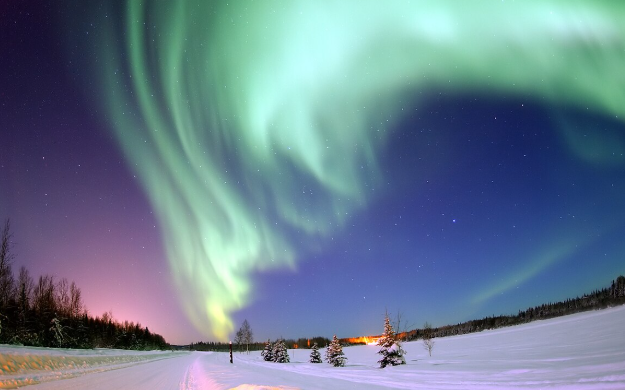
#> input picture Midterm Presentation/images/aurora1.png, 625 x 390 px, found by its file name
$ python texture_histogram.py
#> lines starting #> are read from the running program, lines starting #| are printed output that depends on the picture
from skimage.feature import local_binary_pattern
import numpy as np
import cv2
import matplotlib.pyplot as plt

image1 = cv2.imread('images/aurora1.png', cv2.IMREAD_GRAYSCALE)
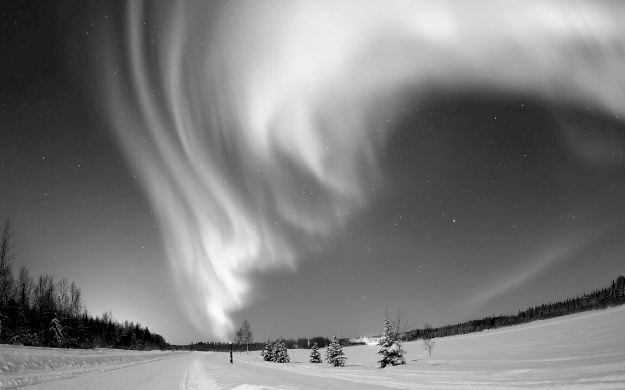
#> image1: shape (390, 625); min 0, max 253, mean 123.7
image2 = cv2.flip(image1, -1)
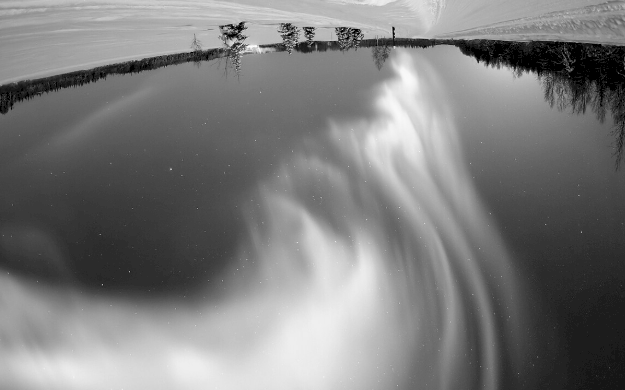
#> image2: shape (390, 625); min 0, max 253, mean 123.7

radius = 3
n_points = 8 * radius
METHOD = 'uniform'

lbp1 = local_binary_pattern(image1, n_points, radius, METHOD)
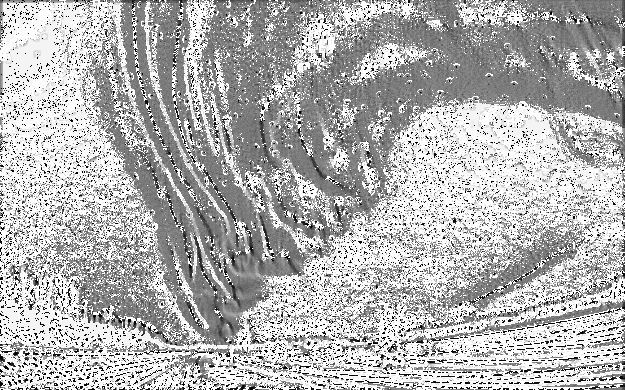
#> lbp1: shape (390, 625) float64; min 0, max 25, mean 17.5; drawn with min black and max white
lbp2 = local_binary_pattern(image2, n_points, radius, METHOD)
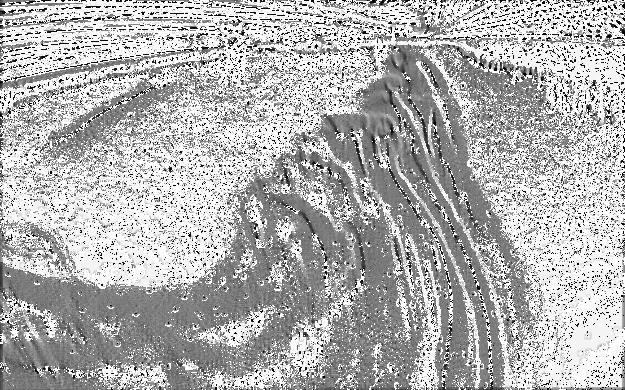
#> lbp2: shape (390, 625) float64; min 0, max 25, mean 17.5; drawn with min black and max white


n_bins = n_points + 2

hist1 = np.histogram(lbp1.ravel(), bins=n_bins, range=(0, n_bins))[0]
#> hist1 = 26 values, max 81699 at index 25, min 1293 at index 4, mean 9375
hist2 = np.histogram(lbp2.ravel(), bins=n_bins, range=(0, n_bins))[0]
#> hist2 = 26 values, max 81714 at index 25, min 1300 at index 4, mean 9375

hist1 = hist1 / hist1.sum()
#> hist1 = 26 values, max 0.335 at index 25, min 0.0053 at index 4, mean 0.0385
hist2 = hist2 / hist2.sum()
#> hist2 = 26 values, max 0.335 at index 25, min 0.00533 at index 4, mean 0.0385

intersection = np.minimum(hist1, hist2)
#> intersection = 26 values, max 0.335 at index 25, min 0.0053 at index 4, mean 0.0384
intersection_score = intersection.sum()
#> intersection_score = 1
print(f'LBP Intersection Score: {intersection_score:.3f}')
#| LBP Intersection Score: 1.000

plt.figure(figsize=(12, 8))

plt.subplot(2, 2, 1)
plt.imshow(cv2.cvtColor(image1, cv2.COLOR_BGR2RGB))
plt.title("Original Image")
plt.axis("off")

plt.subplot(2, 2, 2)
plt.imshow(cv2.cvtColor(image2, cv2.COLOR_BGR2RGB))
plt.title("Flipped Image")
plt.axis("off")

plt.subplot(2, 1, 2)
plt.plot(hist1, color='black', label='Image 1')
plt.plot(hist2, color='gray', label='Image 2')
plt.fill_between(range(n_bins), intersection, color='blue', alpha=0.3,
                 label=f'Intersection = {intersection_score:.3f}')
plt.xlabel("LBP Code")
plt.ylabel("Normalized Frequency")
plt.title("uDRLBP Histogram Overlap")
plt.legend()
plt.show()
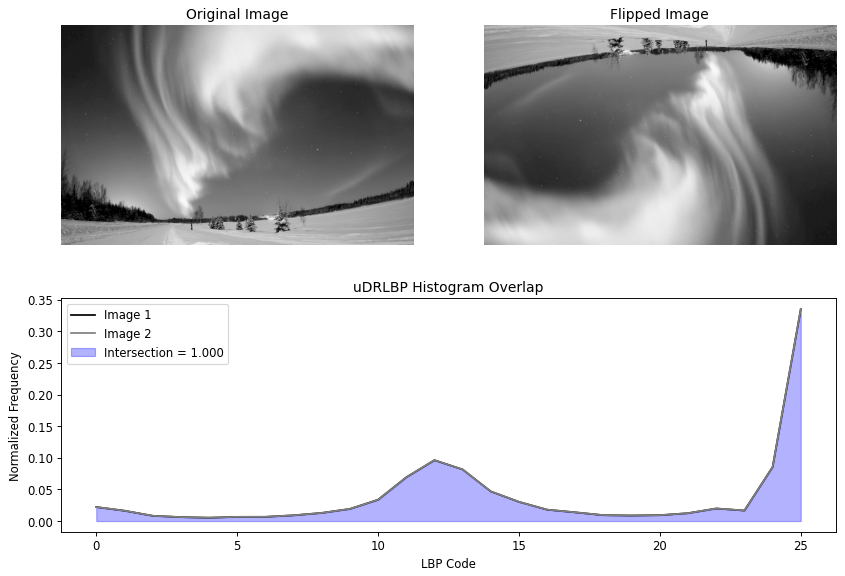
#> figure drawn by matplotlib, 3 panels; panel 3: curve peaks at x = 25, y = 0.335; panel 3: curve peaks at x = 25, y = 0.335

$ run again, with Midterm Presentation/images/aurora2.png copied over Midterm Presentation/images/aurora1.png
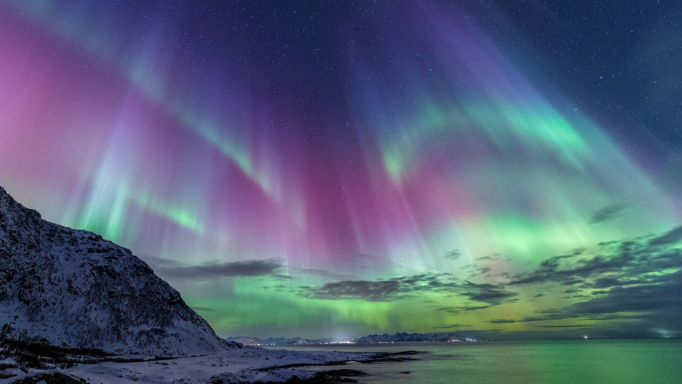
#> input picture Midterm Presentation/images/aurora2.png, 682 x 384 px, found by its file name
#> `lbp2 = local_binary_pattern(image2, n_points, radius, METHOD)`:
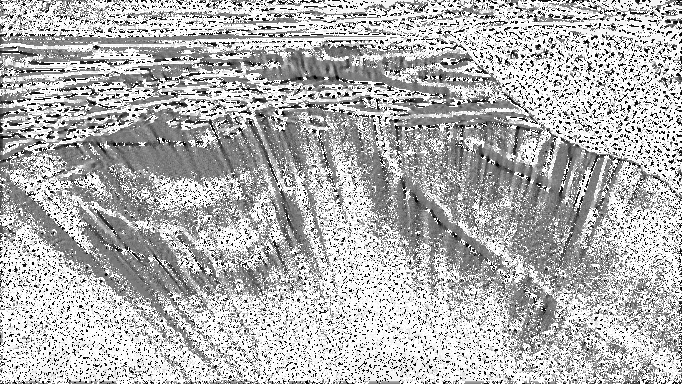
#> lbp2: shape (384, 682) float64; min 0, max 25, mean 17.6; drawn with min black and max white
#> `hist1 = np.histogram(lbp1.ravel(), bins=n_bins, range=(0, n_bins))[0]`: hist1 = 26 values, max 98169 at index 25, min 2180 at index 5, mean 10072.6
#> `hist2 = np.histogram(lbp2.ravel(), bins=n_bins, range=(0, n_bins))[0]`: hist2 = 26 values, max 98170 at index 25, min 2185 at index 5, mean 10072.6
#> `hist1 = hist1 / hist1.sum()`: hist1 = 26 values, max 0.375 at index 25, min 0.00832 at index 5, mean 0.0385
#> `hist2 = hist2 / hist2.sum()`: hist2 = 26 values, max 0.375 at index 25, min 0.00834 at index 5, mean 0.0385
#> intersection has the same summary as hist1
#> intersection_score = 1
#| LBP Intersection Score: 1.000
#> `plt.show()`:
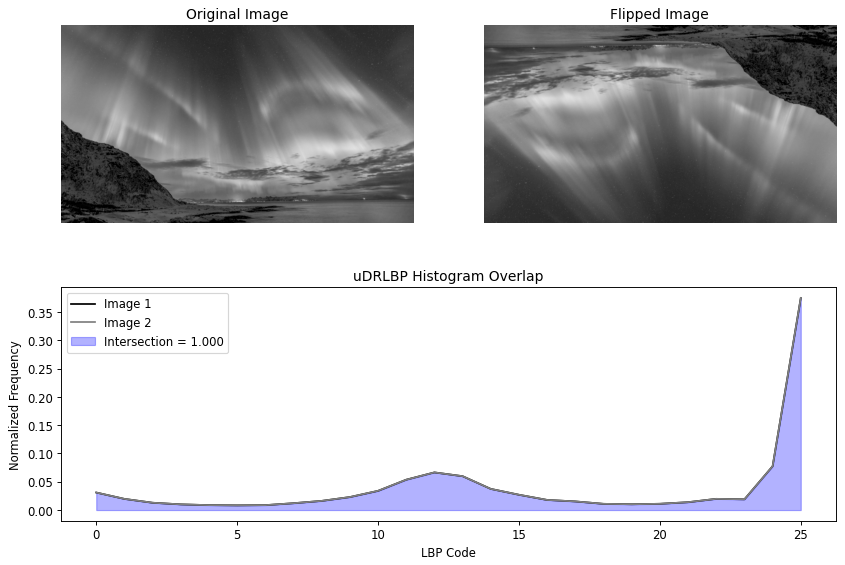
#> figure drawn by matplotlib, 3 panels; panel 3: curve peaks at x = 25, y = 0.375; panel 3: curve peaks at x = 25, y = 0.375
